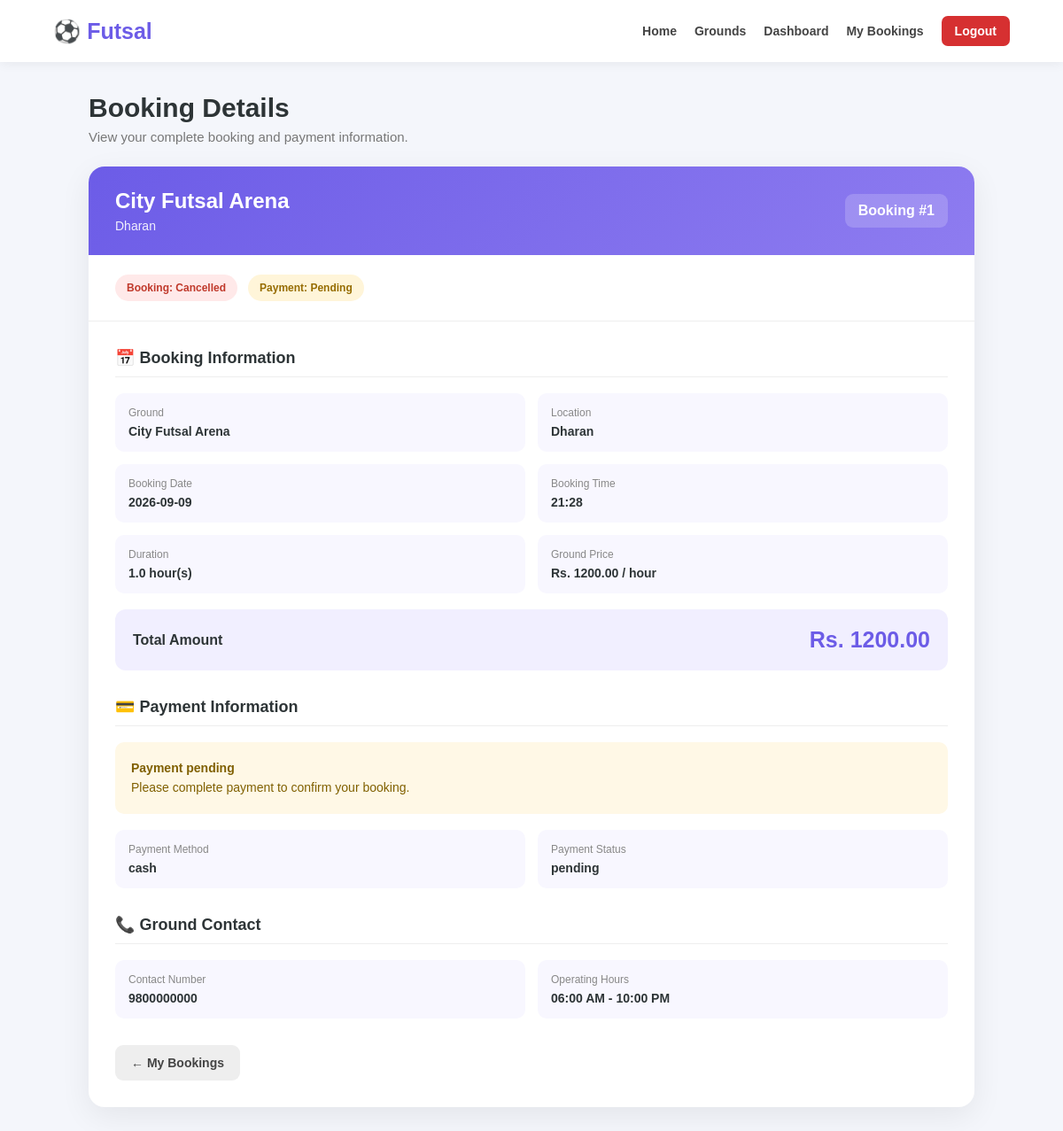
The app's page /admin/bookings/1 (signed in) with its own data.
### tables this page shows
CREATE TABLE grounds (
            id INTEGER PRIMARY KEY AUTOINCREMENT,
            name TEXT NOT NULL,
            location TEXT NOT NULL,
            price INTEGER NOT NULL,
            contact TEXT,
            opening_time TEXT,
            closing_time TEXT,
            description TEXT,
            image TEXT
        );

CREATE TABLE bookings (
            id INTEGER PRIMARY KEY AUTOINCREMENT,
            user_id INTEGER NOT NULL,
            ground_id INTEGER NOT NULL,
            booking_date TEXT NOT NULL,
            booking_time TEXT NOT NULL,
            created_at TIMESTAMP DEFAULT CURRENT_TIMESTAMP, status TEXT
            DEFAULT 'confirmed', duration REAL
            DEFAULT 1, payment_status TEXT

            DEFAULT 'pending', payment_method TEXT

            DEFAULT 'cash', payment_reference TEXT, paid_at TIMESTAMP, transaction_uuid
            TEXT, esewa_transaction_code
            TEXT, esewa_product_code
            TEXT, esewa_amount
            REAL, esewa_verified_at
            TIMESTAMP,

            FOREIGN KEY (user_id) REFERENCES users(id),
            FOREIGN KEY (ground_id) REFERENCES grounds(id),

            UNIQUE(ground_id, booking_date, booking_time)
        );

### app.py (the view, shortened to what this page needs)
@app.route("/admin/bookings/<int:booking_id>")
@admin_required
def admin_booking_details(booking_id):
    conn = get_db()
    booking = conn.execute(
        """
        SELECT
            bookings.*,

            users.name AS user_name,
            users.email AS user_email,

            grounds.name AS ground_name,
            grounds.location AS ground_location,

            -- Provide BOTH names because different templates
            -- may use either price or ground_price.
            grounds.price AS price,
            grounds.price AS ground_price,

            grounds.image AS ground_image,
            grounds.contact AS ground_contact,
            grounds.opening_time AS opening_time,
            grounds.closing_time AS closing_time

        FROM bookings

        JOIN users
            ON bookings.user_id = users.id

        JOIN grounds
            ON bookings.ground_id = grounds.id

        WHERE bookings.id = ?
        """,
        (
            booking_id,
        )
    ).fetchone()
    conn.close()
    try:
        price = float(
            booking["price"] or 0
        )
    except (TypeError, ValueError):
        price = 0.0
    try:
        duration = float(
            booking["duration"] or 1
        )
    except (TypeError, ValueError):
        duration = 1.0
    total_amount = round(
        price * duration,
        2
    )
    return render_template(
        "admin/booking_details.html",
        booking=booking,
        price=price,
        duration=duration,
        total_amount=total_amount
    )

### app.py (called while the page is built, shortened)
def get_db():
    conn = sqlite3.connect(
        DATABASE
    )
    conn.row_factory = sqlite3.Row
    conn.execute(
        "PRAGMA foreign_keys = ON"
    )
    return conn

def admin_required(view_function):
    @wraps(view_function)
    def wrapper(*args, **kwargs):
        user_id = session.get("user_id")
        conn = get_db()
        user = conn.execute(
            """
            SELECT
                id,
                name,
                email,
                is_admin
            FROM users
            WHERE id = ?
            """,
            (
                user_id,
            )
        ).fetchone()
        conn.close()
        session["user_id"] = user["id"]
        session["user_name"] = user["name"]
        session["is_admin"] = 1
        return view_function(
            *args,
            **kwargs
        )
    return wrapper

### templates/admin/booking_details.html (shortened to what this page needs)
<!DOCTYPE html>
<html lang="en">
<head>
</head>
<body>
    <nav class="navbar">
        <a
            href="{{ url_for('index') }}"
            class="logo"
        >
            ⚽ Futsal
        </a>
        <div class="nav-links">
            <a href="{{ url_for('index') }}">
                Home
            </a>
            <a href="{{ url_for('grounds') }}">
                Grounds
            </a>
            <a href="{{ url_for('dashboard') }}">
                Dashboard
            </a>
            <a href="{{ url_for('my_bookings') }}">
                My Bookings
            </a>
            <a
                href="{{ url_for('logout') }}"
                class="logout"
            >
                Logout
            </a>
        </div>
    </nav>
    <main class="container">
        <div class="page-header">
            <h1>
                Booking Details
            </h1>
            <p>
                View your complete booking and
                payment information.
            </p>
        </div>
        <div class="booking-card">
            <div class="booking-header">
                <div>
                    <h2>
                        {{ booking['ground_name'] }}
                    </h2>
                    <p>
                        {{ booking['ground_location'] or
                           'Futsal Ground' }}
                    </p>
                </div>
                <div class="booking-id">
                    Booking #{{ booking['id'] }}
                </div>
            </div>
            <div class="status-area">
                <span
                    class="badge
                    {{ booking['status'] }}"
                >
                    Booking:
                    {{ booking['status'] }}
                </span>
                <span
                    class="badge
                    {{ booking['payment_status'] }}"
                >
                    Payment:
                    {{ booking['payment_status'] }}
                </span>
            </div>
            <div class="content">
                <div class="section">
                    <h3 class="section-title">
                        📅 Booking Information
                    </h3>
                    <div class="info-grid">
                        <div class="info-item">
                            <div class="info-label">
                                Ground
                            </div>
                            <div class="info-value">
                                {{ booking['ground_name'] }}
                            </div>
                        </div>
                        <div class="info-item">
                            <div class="info-label">
                                Location
                            </div>
                            <div class="info-value">
                                {{ booking['ground_location']
                                   or 'Not provided' }}
                            </div>
                        </div>
                        <div class="info-item">
                            <div class="info-label">
                                Booking Date
                            </div>
                            <div class="info-value">
                                {{ booking['booking_date'] }}
                            </div>
                        </div>
                        <div class="info-item">
                            <div class="info-label">
                                Booking Time
                            </div>
                            <div class="info-value">
                                {{ booking['booking_time'] }}
                            </div>
                        </div>
                        <div class="info-item">
                            <div class="info-label">
                                Duration
                            </div>
                            <div class="info-value">
                                {{ booking['duration'] }}
                                hour(s)
                            </div>
                        </div>
                        <div class="info-item">
                            <div class="info-label">
                                Ground Price
                            </div>
                            <div class="info-value">
                                Rs.
                                {{
                                    "%.2f"|format(
                                        booking['price']|float
                                    )
                                }}
                                / hour
                            </div>
                        </div>
                    </div>
                    <div class="total-box">
                        <div class="total-label">
                            Total Amount
                        </div>
                        <div class="total-value">
                            Rs.
                            {{
                                "%.2f"|format(
                                    (
                                        booking['price']|float
                                    )
                                    *
                                    (
                                        booking['duration']|float
                                    )
                                )
                            }}
                        </div>
                    </div>
                </div>
                <div class="section">
                    <h3 class="section-title">
                        💳 Payment Information
                    </h3>
                    {% if
                        booking['payment_status']
                        == 'paid'
                    %}
                        <div
                            class="payment-notice paid"
                        >
                            <strong>
                                ✓ Payment completed
                            </strong>
                            <br>
                            Your payment has been
                            successfully verified.
                        </div>
                    {% else %}
                        <div
                            class="payment-notice pending"
                        >
                            <strong>
                                Payment pending
                            </strong>
                            <br>
                            Please complete payment
                            to confirm your booking.
                        </div>
                    {% endif %}
                    <div class="info-grid">
                        <div class="info-item">
                            <div class="info-label">
                                Payment Method
                            </div>
                            <div class="info-value">
                                {{ booking['payment_method']
                                   or 'Not selected' }}
                            </div>
                        </div>
                        <div class="info-item">
                            <div class="info-label">
                                Payment Status
                            </div>
                            <div class="info-value">
                                {{ booking['payment_status'] }}
                            </div>
                        </div>
                    </div>
                </div>
                <div class="section">
                    <h3 class="section-title">
                        📞 Ground Contact
                    </h3>
                    <div class="info-grid">
                        <div class="info-item">
                            <div class="info-label">
                                Contact Number
                            </div>
                            <div class="info-value">
                                {{
                                    booking['ground_contact']
                                    or 'Not provided'
                                }}
                            </div>
                        </div>
                        <div class="info-item">
                            <div class="info-label">
                                Operating Hours
                            </div>
                            <div class="info-value">
                                {{
                                    booking['opening_time']
                                    or 'N/A'
                                }}
                                -
                                {{
                                    booking['closing_time']
                                    or 'N/A'
                                }}
                            </div>
                        </div>
                    </div>
                </div>
                <div class="actions">
                    <a
                        href="{{ url_for(
                            'my_bookings'
                        ) }}"
                        class="btn btn-secondary"
                    >
                        ← My Bookings
                    </a>
                </div>
            </div>
        </div>
    </main>
</body>
</html>

### templates/admin/booking_details.html (style rules this page uses)
* { margin: 0; padding: 0; box-sizing: border-box; }
body { font-family: Arial, Helvetica, sans-serif; background: #f4f6fb; color: #2d3436; min-height: 100vh; }
.navbar { background: white; padding: 18px 5%; display: flex; justify-content: space-between; align-items: center; box-shadow: 0 2px 12px rgba(0, 0, 0, 0.06); }
.logo { text-decoration: none; color: #6c5ce7; font-size: 25px; font-weight: 800; }
.nav-links { display: flex; gap: 20px; align-items: center; flex-wrap: wrap; }
.nav-links a { text-decoration: none; color: #444; font-size: 14px; font-weight: 600; }
.logout { background: #d63031; color: white !important; padding: 9px 15px; border-radius: 7px; }
.container { width: 92%; max-width: 1000px; margin: 35px auto 60px; }
.page-header { margin-bottom: 25px; }
.page-header h1 { font-size: 30px; margin-bottom: 7px; }
.page-header p { color: #777; font-size: 15px; }
.booking-card { background: white; border-radius: 18px; overflow: hidden; box-shadow: 0 10px 35px rgba(0, 0, 0, 0.07); }
.booking-header { padding: 25px 30px; background: linear-gradient( 135deg, #6c5ce7, #8e7cf0 ); color: white; display: flex; justify-content: space-between; align-items: center; gap: 20px; }
.booking-header h2 { font-size: 24px; margin-bottom: 6px; }
.booking-header p { opacity: 0.9; font-size: 14px; }
.booking-id { background: rgba(255,255,255,0.18); padding: 10px 15px; border-radius: 9px; font-weight: bold; white-space: nowrap; }
.status-area { padding: 22px 30px; border-bottom: 1px solid #eee; display: flex; gap: 12px; flex-wrap: wrap; }
.badge { display: inline-block; padding: 8px 13px; border-radius: 30px; font-size: 12px; font-weight: 700; text-transform: capitalize; }
.badge.pending { background: #fff5d9; color: #966c00; }
.badge.cancelled, .badge.rejected { background: #ffe9e9; color: #c0392b; }
.content { padding: 30px; }
.section { margin-bottom: 30px; }
.section-title { font-size: 18px; margin-bottom: 18px; padding-bottom: 10px; border-bottom: 1px solid #eee; }
.info-grid { display: grid; grid-template-columns: repeat(2, 1fr); gap: 14px; }
.info-item { background: #f8f7ff; border-radius: 10px; padding: 15px; }
.info-label { color: #888; font-size: 12px; margin-bottom: 6px; }
.info-value { font-weight: 700; font-size: 14px; word-break: break-word; }
.total-box { margin-top: 18px; padding: 20px; border-radius: 12px; background: #f1efff; display: flex; justify-content: space-between; align-items: center; }
.total-label { font-size: 16px; font-weight: 700; }
.total-value { color: #6c5ce7; font-size: 25px; font-weight: 800; }
.payment-notice { padding: 18px; border-radius: 10px; margin-bottom: 18px; font-size: 14px; line-height: 1.6; }
.payment-notice.pending { background: #fff8e6; color: #806000; }
.actions { display: flex; gap: 10px; flex-wrap: wrap; margin-top: 28px; }
.btn { display: inline-block; border: none; text-decoration: none; padding: 12px 18px; border-radius: 9px; font-size: 14px; font-weight: 700; cursor: pointer; }
.btn-secondary { background: #eee; color: #444; }

### records on screen
grounds: ground_name "City Futsal Arena", location "Dharan", price "1200.00", price.duration "1200.00", contact "9800000000", opening_time "06:00 AM", closing_time "10:00 PM"
bookings: id "1", status "Cancelled", payment_status "Pending", booking_date "2026-09-09", booking_time "21:28", duration "1.0", payment_method "cash", payment_status "pending"
